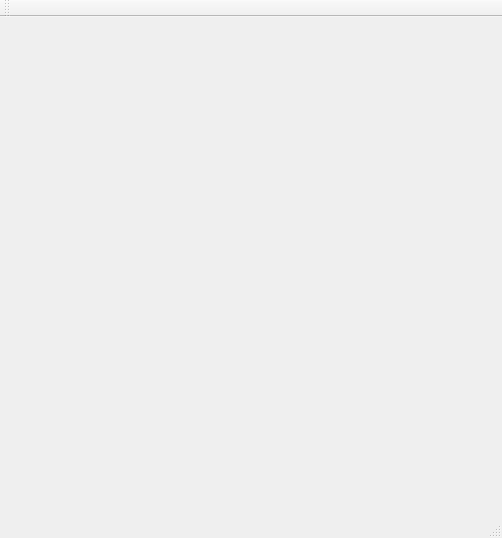
<?xml version="1.0" encoding="UTF-8"?>
<ui version="4.0">
 <class>MainWindow</class>
 <widget class="QMainWindow" name="MainWindow">
  <property name="geometry">
   <rect>
    <x>0</x>
    <y>0</y>
    <width>502</width>
    <height>538</height>
   </rect>
  </property>
  <property name="windowTitle">
   <string>MainWindow</string>
  </property>
  <widget class="QWidget" name="centralWidget">
   <layout class="QVBoxLayout" name="verticalLayout"/>
  </widget>
  <widget class="QMenuBar" name="menuBar">
   <property name="geometry">
    <rect>
     <x>0</x>
     <y>0</y>
     <width>502</width>
     <height>22</height>
    </rect>
   </property>
  </widget>
  <widget class="QToolBar" name="mainToolBar">
   <attribute name="toolBarArea">
    <enum>TopToolBarArea</enum>
   </attribute>
   <attribute name="toolBarBreak">
    <bool>false</bool>
   </attribute>
  </widget>
  <widget class="QStatusBar" name="statusBar"/>
 </widget>
 <layoutdefault spacing="6" margin="11"/>
 <resources/>
 <connections/>
</ui>
